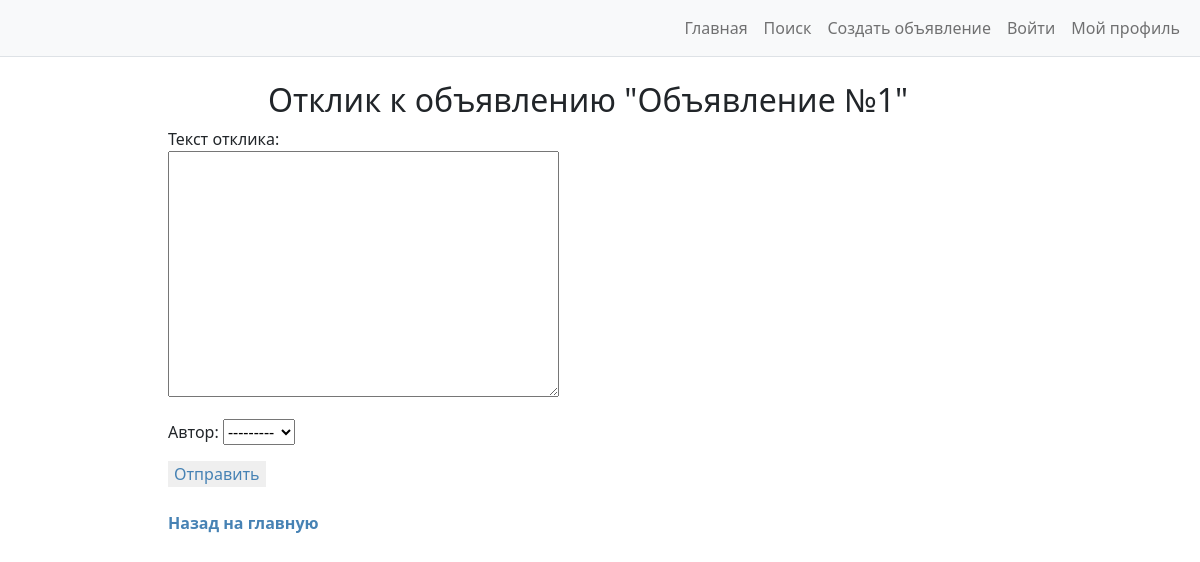
Before: /1/reply/ with the older database file.
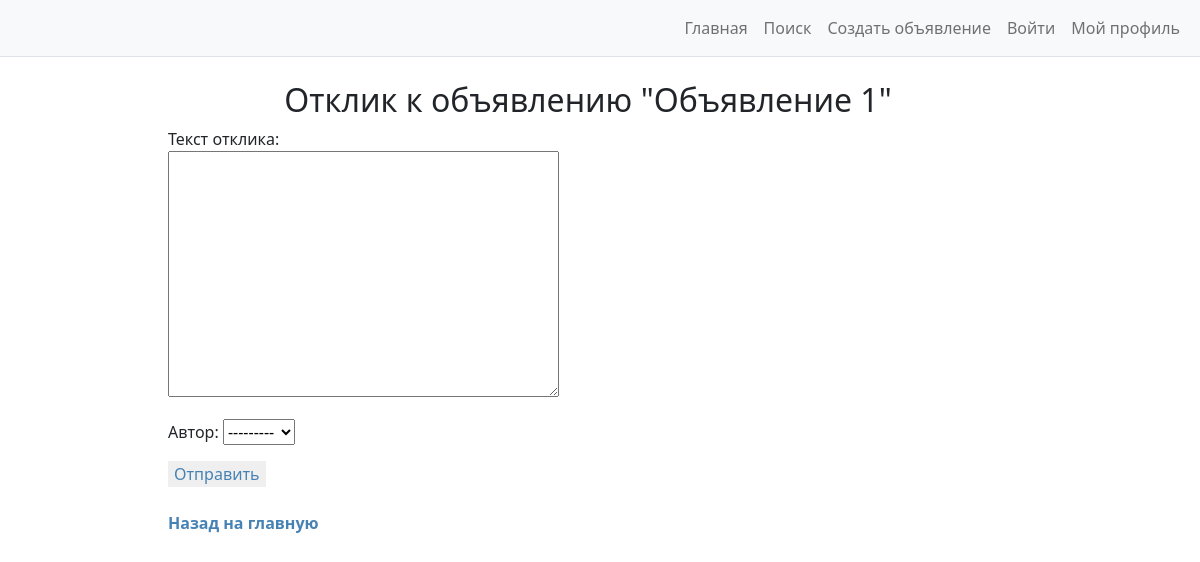
After: the same page with the newer database file.
### advertisments/models.py (models this page shows, shortened)
class Ad(models.Model):
    pub_date = models.DateTimeField(
        auto_now_add=True
    )
    author = models.ForeignKey(
        to=User,
        on_delete=models.CASCADE,
    )
    title = models.CharField(
        max_length=255,
        help_text='До 255 символов',
    )
    category = models.CharField(
        max_length=18,
        choices=CATEGORIES,
        default=None,
    )
    content = RichTextUploadingField(
        blank=True
    )
    class Meta:
        ordering = ['pub_date']
        verbose_name = 'Объявление'
        verbose_name_plural = 'Объявления'

### advertisments/views.py (the view, shortened to what this page needs)
# urls.py: path('<int:pk>/reply/', ReplyCreateView.as_view(), name='reply_create'),
class ReplyCreateView(CreateView):
    model = Reply
    form_class = ReplyCreateForm
    template_name = 'reply_create.html'
    context_object_name = 'reply'
    def get_context_data(self, **kwargs):
        context = super().get_context_data(**kwargs)
        context['ad_title'] = Ad.objects.get(pk=self.kwargs['pk']).title
        return context

### advertisments/forms.py
class ReplyCreateForm(ModelForm):
    text = TextField()
    class Meta:
        model = Reply
        fields = [
            'text',
            'author',
        ]

### advertisments/templates/reply_create.html (shortened to what this page needs)
{% extends 'base.html' %}
{% block content %}
<form action="" method="POST">
    <div class="container-fluid" xmlns="http://www.w3.org/1999/html" id="centerLayer">
        <h2 class="mt-4" align="center">Отклик к объявлению "{{ ad_title }}"</h2>
                <p>
                    Текст отклика: <br>
                    {{ form.text }}
                </p>
                <p>
                    <label >Автор:</label>
                    {{ form.author }}
                </p>
            <input type="submit" value="Отправить" style="color: #4682B4; border: #4682B4"/>
            <br><br>
            <a href="{% url 'ads_list' %}" style="color: #4682B4">
                <b>Назад на главную</b>
            </a>
    </div>
</form>
{% endblock content %}

Changed rows visible on the page:
changed Ad: title "Объявление №1" → "Объявление 1"
